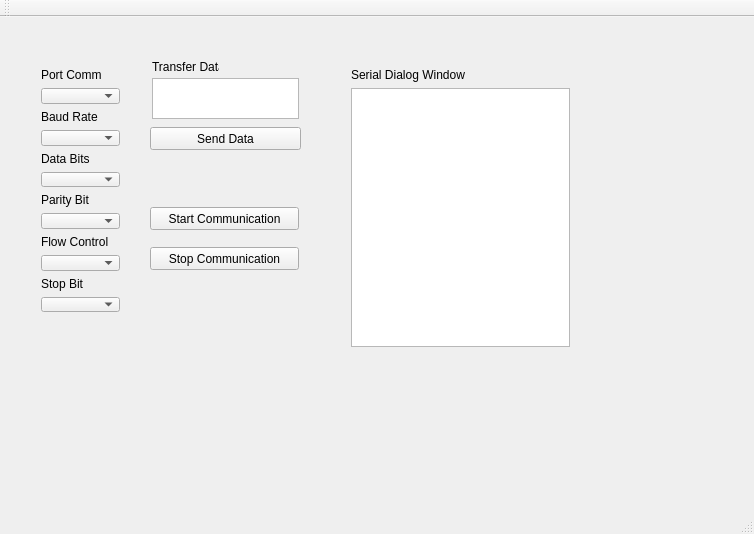
<?xml version="1.0" encoding="UTF-8"?>
<ui version="4.0">
 <class>MainWindow</class>
 <widget class="QMainWindow" name="MainWindow">
  <property name="geometry">
   <rect>
    <x>0</x>
    <y>0</y>
    <width>754</width>
    <height>534</height>
   </rect>
  </property>
  <property name="windowTitle">
   <string>MainWindow</string>
  </property>
  <widget class="QWidget" name="centralWidget">
   <widget class="QPushButton" name="pbStartDataRead">
    <property name="geometry">
     <rect>
      <x>150</x>
      <y>190</y>
      <width>149</width>
      <height>23</height>
     </rect>
    </property>
    <property name="text">
     <string>Start Communication</string>
    </property>
   </widget>
   <widget class="QPushButton" name="StopDataRead">
    <property name="geometry">
     <rect>
      <x>150</x>
      <y>230</y>
      <width>149</width>
      <height>23</height>
     </rect>
    </property>
    <property name="text">
     <string>Stop Communication</string>
    </property>
   </widget>
   <widget class="QWidget" name="layoutWidget">
    <property name="geometry">
     <rect>
      <x>30</x>
      <y>40</y>
      <width>101</width>
      <height>266</height>
     </rect>
    </property>
    <layout class="QVBoxLayout" name="verticalLayout">
     <item>
      <widget class="QLabel" name="label">
       <property name="text">
        <string>Port Comm</string>
       </property>
      </widget>
     </item>
     <item>
      <widget class="QComboBox" name="cbPortComm"/>
     </item>
     <item>
      <widget class="QLabel" name="label_2">
       <property name="text">
        <string>Baud Rate</string>
       </property>
      </widget>
     </item>
     <item>
      <widget class="QComboBox" name="cbBaudRate"/>
     </item>
     <item>
      <widget class="QLabel" name="label_3">
       <property name="text">
        <string>Data Bits</string>
       </property>
      </widget>
     </item>
     <item>
      <widget class="QComboBox" name="cbDataBits"/>
     </item>
     <item>
      <widget class="QLabel" name="label_4">
       <property name="text">
        <string>Parity Bit</string>
       </property>
      </widget>
     </item>
     <item>
      <widget class="QComboBox" name="cbParityBit"/>
     </item>
     <item>
      <widget class="QLabel" name="label_6">
       <property name="text">
        <string>Flow Control</string>
       </property>
      </widget>
     </item>
     <item>
      <widget class="QComboBox" name="cbFlowControl"/>
     </item>
     <item>
      <widget class="QLabel" name="label_5">
       <property name="text">
        <string>Stop Bit</string>
       </property>
      </widget>
     </item>
     <item>
      <widget class="QComboBox" name="cbStopBit"/>
     </item>
    </layout>
   </widget>
   <widget class="QWidget" name="layoutWidget">
    <property name="geometry">
     <rect>
      <x>340</x>
      <y>40</y>
      <width>241</width>
      <height>301</height>
     </rect>
    </property>
    <layout class="QVBoxLayout" name="verticalLayout_2">
     <item>
      <widget class="QLabel" name="label_8">
       <property name="text">
        <string>Serial Dialog Window</string>
       </property>
      </widget>
     </item>
     <item>
      <widget class="QTextBrowser" name="txDialogWindow">
       <property name="html">
        <string>&lt;!DOCTYPE HTML PUBLIC &quot;-//W3C//DTD HTML 4.0//EN&quot; &quot;http://www.w3.org/TR/REC-html40/strict.dtd&quot;&gt;
&lt;html&gt;&lt;head&gt;&lt;meta name=&quot;qrichtext&quot; content=&quot;1&quot; /&gt;&lt;style type=&quot;text/css&quot;&gt;
p, li { white-space: pre-wrap; }
&lt;/style&gt;&lt;/head&gt;&lt;body style=&quot; font-family:'MS Shell Dlg 2'; font-size:8.25pt; font-weight:400; font-style:normal;&quot;&gt;
&lt;p style=&quot;-qt-paragraph-type:empty; margin-top:0px; margin-bottom:0px; margin-left:0px; margin-right:0px; -qt-block-indent:0; text-indent:0px;&quot;&gt;&lt;br /&gt;&lt;/p&gt;&lt;/body&gt;&lt;/html&gt;</string>
       </property>
      </widget>
     </item>
    </layout>
   </widget>
   <widget class="QPushButton" name="pbSendData">
    <property name="geometry">
     <rect>
      <x>150</x>
      <y>110</y>
      <width>151</width>
      <height>23</height>
     </rect>
    </property>
    <property name="text">
     <string>Send Data</string>
    </property>
   </widget>
   <widget class="QLabel" name="label_7">
    <property name="geometry">
     <rect>
      <x>152</x>
      <y>42</y>
      <width>67</width>
      <height>16</height>
     </rect>
    </property>
    <property name="text">
     <string>Transfer Data</string>
    </property>
   </widget>
   <widget class="QTextEdit" name="etTransferData">
    <property name="geometry">
     <rect>
      <x>152</x>
      <y>61</y>
      <width>147</width>
      <height>41</height>
     </rect>
    </property>
   </widget>
   <zorder>pbSendData</zorder>
   <zorder>label_7</zorder>
   <zorder>etTransferData</zorder>
   <zorder>layoutWidget</zorder>
   <zorder>layoutWidget</zorder>
   <zorder>pbStartDataRead</zorder>
   <zorder>StopDataRead</zorder>
  </widget>
  <widget class="QMenuBar" name="menuBar">
   <property name="geometry">
    <rect>
     <x>0</x>
     <y>0</y>
     <width>754</width>
     <height>21</height>
    </rect>
   </property>
  </widget>
  <widget class="QToolBar" name="mainToolBar">
   <attribute name="toolBarArea">
    <enum>TopToolBarArea</enum>
   </attribute>
   <attribute name="toolBarBreak">
    <bool>false</bool>
   </attribute>
  </widget>
  <widget class="QStatusBar" name="statusBar"/>
 </widget>
 <layoutdefault spacing="6" margin="11"/>
 <resources/>
 <connections/>
</ui>
